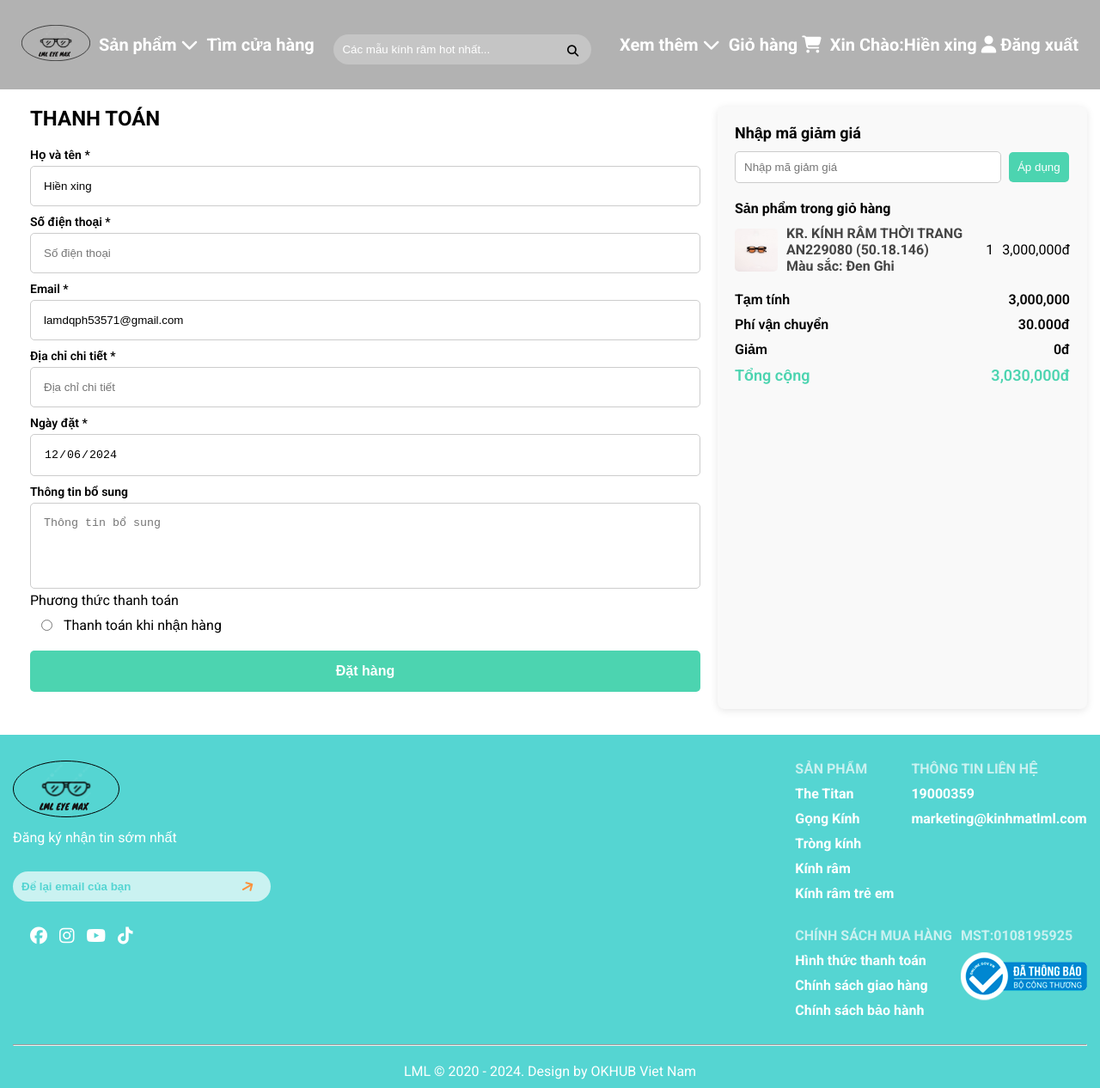
/?act=pay (signed in), run on the app's committed database.
### tables this page shows
CREATE TABLE `tai_khoans` (
  `id` int NOT NULL,
  `ho_ten` varchar(255) NOT NULL,
  `anh_dai_dien` varchar(255) DEFAULT NULL,
  `ngay_sinh` date DEFAULT NULL,
  `email` varchar(255) NOT NULL,
  `so_dien_thoai` varchar(10) DEFAULT NULL,
  `gioi_tinh` tinyint(1) DEFAULT '1',
  `dia_chi` text,
  `mat_khau` varchar(255) NOT NULL,
  `chuc_vu_id` int DEFAULT NULL,
  `trang_thai` tinyint(1) DEFAULT '1'
);

CREATE TABLE `chi_tiet_gio_hangs` (
  `id` int NOT NULL,
  `gio_hang_id` int NOT NULL,
  `san_pham_id` int NOT NULL,
  `so_luong` int NOT NULL
);

CREATE TABLE `san_phams` (
  `id` int NOT NULL,
  `ten_san_pham` varchar(255) NOT NULL,
  `gia_san_pham` decimal(10,2) NOT NULL,
  `gia_khuyen_mai` decimal(10,2) DEFAULT NULL,
  `hinh_anh` varchar(255) DEFAULT NULL,
  `so_luong` int NOT NULL,
  `luot_xem` int DEFAULT '0',
  `ngay_nhap` date NOT NULL,
  `mo_ta` text,
  `danh_muc_id` int NOT NULL,
  `trang_thai` tinyint NOT NULL DEFAULT '1'
);

### controllers/CartController.php (called while the page is built, shortened)
<?php
class CartController
{
     public $cartModel;
     public $userModel;
     public function __construct()
     {
          $this->cartModel = new CartModel();
          $this->userModel = new UserModel();
     }
     public function viewPay()
     {
          $user_id = $_SESSION['ho_ten']['id'];
          $cart_item = $this->cartModel->getCartItem($user_id);
          $users = $this->userModel->getUser($user_id);
          require_once './views/pay.php';
     }
}

### index.php (called while the page is built, shortened)
<?php
require_once './commons/function.php';
require_once './controllers/CartController.php';
require_once './models/UserModel.php';
require_once './models/CartModel.php';
$act = $_GET['act'] ?? '/';
match ($act) {
     '/' => (new ClientSanphamController)->allSanPham(),
     'allCategory' => (new ClientSanPhamController)->allCategory(),
     'category' => (new ClientSanPhamController)->allSanPham(),
     'detail' => (new ClientSanPhamController)->getProductDetail(),
     'register' => (new UserController)->register(),
     'postRegis' => (new UserController)->postRegister(),
     'login' => (new UserController)->login(),
     'postlogin' => (new UserController)->postLogin(),
     'logout' => (new UserController)->logout(),
     'comment' => (new ClientSanPhamController)->comment(),
     'them-gio-hang' => (new CartController)->createCart(),
     'view-cart' => (new CartController)->viewCart(),
     'pay' => (new CartController)->viewPay(),
     'dat-hang' => (new CartController)->postOrder(),
     'deleteSelectedProducts' => (new CartController)->deleteItem(),
     'updateQuantity' => (new CartController())->updateQuantity(),
     'finish' => (new CartController())->viewFinish(),
     'view-info' => (new UserController)->viewInfo(),
     'update-pass' => (new UserController)->checkPass(),
     'search' => (new ClientSanPhamController)->searchProduct(),
     'edit-info' => (new UserController)->editUser(),
     'update-info' => (new UserController)->updateUser(),
     'send-mail' => (new CartController)->sendMail(),
     'huy-don-hang' => (new CartController())->huyDonHang(),
     'chi-tiet-mua-hang' => (new CartController)->chiTietMuaHang()
}
     ?>

### commons/function.php (called while the page is built, shortened)
<?php
function connectDB()
{
    $host = DB_HOST;
    $port = DB_PORT;
    $dbname = DB_NAME;
    try {
        $conn = new PDO("mysql:host=$host;port=$port;dbname=$dbname", DB_USERNAME, DB_PASSWORD);
        $conn->setAttribute(PDO::ATTR_ERRMODE, PDO::ERRMODE_EXCEPTION);
        $conn->setAttribute(PDO::ATTR_DEFAULT_FETCH_MODE, PDO::FETCH_ASSOC);
        return $conn;
    } catch (PDOException $e) {
        echo ("Connection failed: " . $e->getMessage());
    }
}

### models/UserModel.php (called while the page is built, shortened)
<?php
class UserModel
{
     public $conn;
     public function __construct()
     {
          $this->conn = connectDB();
     }
     public function getUser($user_id)
     {
          $sql = "SELECT * FROM tai_khoans WHERE id=:user_id";
          $stmt = $this->conn->prepare($sql);
          $stmt->execute([
               ':user_id' => $user_id
          ]);
          return $stmt->fetch(PDO::FETCH_ASSOC);
     }
}
?>

### models/CartModel.php (called while the page is built, shortened)
<?php
class CartModel
{
     public $conn;
     public function __construct()
     {
          $this->conn = connectDB();
     }
     public function getCartItem($user_id)
     {
          $sql = "SELECT chi_tiet_gio_hangs.so_luong,chi_tiet_gio_hangs.san_pham_id,san_phams.ten_san_pham,san_phams.gia_san_pham,san_phams.hinh_anh
          FROM chi_tiet_gio_hangs INNER JOIN san_phams ON chi_tiet_gio_hangs.san_pham_id=san_phams.id INNER JOIN gio_hangs ON chi_tiet_gio_hangs.gio_hang_id=gio_hangs.id WHERE gio_hangs.tai_khoan_id=:user_id";
          $stmt = $this->conn->prepare($sql);
          $stmt->execute([
               ':user_id' => $user_id
          ]);
          return $stmt->fetchAll(PDO::FETCH_ASSOC);
     }
}
?>

### views/pay.php (the view, shortened to what this page needs)
<!DOCTYPE html>
<html lang="en">
<head>
     <link rel="stylesheet" href="./public/css/pay.css" />
     <link rel="stylesheet" href="https://cdnjs.cloudflare.com/ajax/libs/font-awesome/6.6.0/css/all.min.css"
 />
</head>
<body>
     <section class="wrapper">
          <header id="header">
               <div class="container">
                    <div class="header-main">
                         <div class="header-left">
                              <a href="<?= BASE_URL ?>"> <img src="./public/img/ảnh logo.svg" alt="" /></a>
                              <ul class="header-nav">
                                   <li>
                                        <a href="#">Sản phẩm
                                             <span><i class="fa-solid fa-chevron-down"></i></span>
                                        </a>
                                   </li>
                                   <li><a href="#">Tìm cửa hàng</a></li>
                              </ul>
                         </div>
                         <div class="header-center">
                              <form action="<?= BASE_URL . '?act=search' ?>" method="post">
                                   <input type="text" name="name" placeholder="Các mẫu kính râm hot nhất..." />
                                   <div class="center-icon">
                                        <button type="submit" name="timkiem"> <i
                                                  class="fa-solid fa-magnifying-glass"></i></button>
                                   </div>
                              </form>
                         </div>
                         <div class="header-right">
                              <ul class="header-nav">
                                   <li><a href="#">Xem thêm
                                             <span><i class="fa-solid fa-chevron-down"></i></span>
                                        </a></li>
                                   <li><a
                                             href="<?= isset($_SESSION['ho_ten']['ho_ten']) ? BASE_URL . '?act=view-cart' : '' ?>">
                                             Giỏ hàng
                                             <span> <i class="fa-solid fa-cart-shopping"></i></span>
                                        </a></li>
                                   <?php if (isset($_SESSION['ho_ten'])): ?>
                                        <li><a href="<?= BASE_URL . '?act=view-info' ?>">Xin
                                                  Chào:<?= $_SESSION['ho_ten']['ho_ten'] ?>
                                                  <span><i class="fa-solid fa-user"></i></i></span>
                                                  <a href="<?= BASE_URL . '?act=logout' ?>">Đăng xuất</a>
                                             </a></li>
                                   <?php else: ?>
                                        <li><a href="<?= BASE_URL . '?act=register' ?>">Tài khoản
                                                  <span><i class="fa-solid fa-user"></i></i></span>
                                             </a></li>
                                   <?php endif; ?>
                              </ul>
                         </div>
                    </div>
               </div>
          </header>
     </section>
     <section class="checkout-section">
          <div class="container">
               <div class="checkout-block">
                    <div class="checkout-form">
                         <h2>THANH TOÁN</h2>
                         <form action="<?= BASE_URL . '?act=dat-hang' ?>" method="post">
                              <label for="name">Họ và tên *</label>
                              <input type="text" name="name" placeholder="Họ và tên" value="<?= $users['ho_ten'] ?>">
                              <label for="phone">Số điện thoại *</label>
                              <input type="text" name="phone" placeholder="Số điện thoại">
                              <label for="email">Email *</label>
                              <input type="email" name="email" placeholder="Email" value="<?= $users['email'] ?>">
                              <label for="address">Địa chỉ chi tiết *</label>
                              <input type="text" name="address" placeholder="Địa chỉ chi tiết">
                              <label for="date">Ngày đặt *</label>
                              <input type="date" name="date" value="<?= date('Y-m-d') ?>" readonly>
                              <label for="additional-info">Thông tin bổ sung</label>
                              <textarea id="additional-info" name="description"
                                   placeholder="Thông tin bổ sung"></textarea>
                              <div class="payment-method">
                                   <p>Phương thức thanh toán</p>
                                   <div class="payment-radio">
                                        <input type="radio" name="">
                                        <p>Thanh toán khi nhận hàng</p>
                                   </div>
                              </div>
                              <button type="submit">Đặt hàng</button>
                         </form>
                    </div>
                    <div class="checkout-summary">
                         <div class="discount-section">
                              <h3>Nhập mã giảm giá</h3>
                              <input type="text" placeholder="Nhập mã giảm giá">
                              <button class="apply-btn">Áp dụng</button>
                         </div>
                         <div class="product-summary">
                              <h4>Sản phẩm trong giỏ hàng</h4>
                              <?php
                              $totalAmount = 0;
                              foreach ($cart_item as $item) {
                                   $itemTotal = $item['so_luong'] * $item['gia_san_pham'];
                                   $totalAmount += $itemTotal;
                              ?>
                                   <div class="product-item">
                                        <img src="<?= "uploads/" . $item['hinh_anh'] ?>" alt="Product Image">
                                        <div class="product-info">
                                             <p><?= $item['ten_san_pham'] ?></p>
                                             <p>Màu sắc: Đen Ghi</p>
                                        </div>
                                        <p><?= $item['so_luong'] ?></p>
                                        <p><?= number_format($item['gia_san_pham']) ?>đ</p>
                                   </div>
                              <?php } ?>
                         </div>
                         <div class="summary-totals">
                              <div class="summary-item">
                                   <span>Tạm tính</span>
                                   <span><?= number_format($totalAmount) ?></span>
                              </div>
                              <div class="summary-item">
                                   <span>Phí vận chuyển</span>
                                   <span>30.000đ</span>
                              </div>
                              <div class="summary-item">
                                   <span>Giảm</span>
                                   <span>0đ</span>
                              </div>
                              <div class="summary-item total">
                                   <span>Tổng cộng</span>
                                   <span><?= number_format($totalAmount + 30000) ?>đ </span>
                              </div>
                         </div>
                    </div>
               </div>
          </div>
     </section>
     <footer class="footer">
          <div class="container">
               <div class="footer-block">
                    <div class="footer-left">
                         <img src="./public/img/ảnh logo.svg" alt="" />
                         <p>Đăng ký nhận tin sớm nhất</p>
                         <div class="footer-input">
                              <input type="text" placeholder="Để lại email của bạn" />
                              <span><i class="fa-solid fa-arrow-right"></i></span>
                         </div>
                         <div class="footer-icon">
                              <i class="fa-brands fa-facebook"></i>
                              <i class="fa-brands fa-instagram"></i>
                              <i class="fa-brands fa-youtube"></i>
                              <i class="fa-brands fa-tiktok"></i>
                         </div>
                    </div>
                    <div class="footer-right">
                         <div class="footer-right-blogs">
                              <div class="footer-category">
                                   <h4>SẢN PHẨM</h4>
                                   <ul>
                                        <li>The Titan</li>
                                        <li>Gọng Kính</li>
                                        <li>Tròng kính</li>
                                        <li>Kính râm</li>
                                        <li>Kính râm trẻ em</li>
                                   </ul>
                              </div>
                              <div class="footer-contact">
                                   <h4>THÔNG TIN LIÊN HỆ</h4>
                                   <ul>
                                        <li>19000359</li>
                                        <li>marketing@kinhmatlml.com</li>
                                   </ul>
                              </div>
                         </div>
                         <div class="footer-right-policy">
                              <div class="footer-plc-text">
                                   <h4>CHÍNH SÁCH MUA HÀNG</h4>
                                   <ul>
                                        <li>Hình thức thanh toán</li>
                                        <li>Chính sách giao hàng</li>
                                        <li>Chính sách bảo hành</li>
                                   </ul>
                              </div>
                              <div class="footer-ply-lg">
                                   <h4>MST:0108195925</h4>
                                   <img src="./public/img/logo-bct_60fd99791e9948649b8a8a8f6bc64827.png" alt="" />
                              </div>
                         </div>
                    </div>
               </div>
               <div class="footer-brand">
                    <hr />
                    <p>LML © 2020 - 2024. Design by OKHUB Viet Nam</p>
               </div>
          </div>
     </footer>
</body>
</html>

### data on the page
tai_khoans: name "Hiền xing", email "lamdqph53571@gmail.com"
chi_tiet_gio_hangs: san_pham.hinh_anh (picture), san_pham.ten_san_pham "KR. KÍNH RÂM THỜI TRANG AN229080 (50.18.146)", so_luong "1", san_pham.gia_san_pham "3,000,000"

### other printed values
$_SESSION['ho_ten']['ho_ten'] "Hiền xing"
$totalAmount "3,000,000"
$totalAmount + 30000 "3,030,000"
